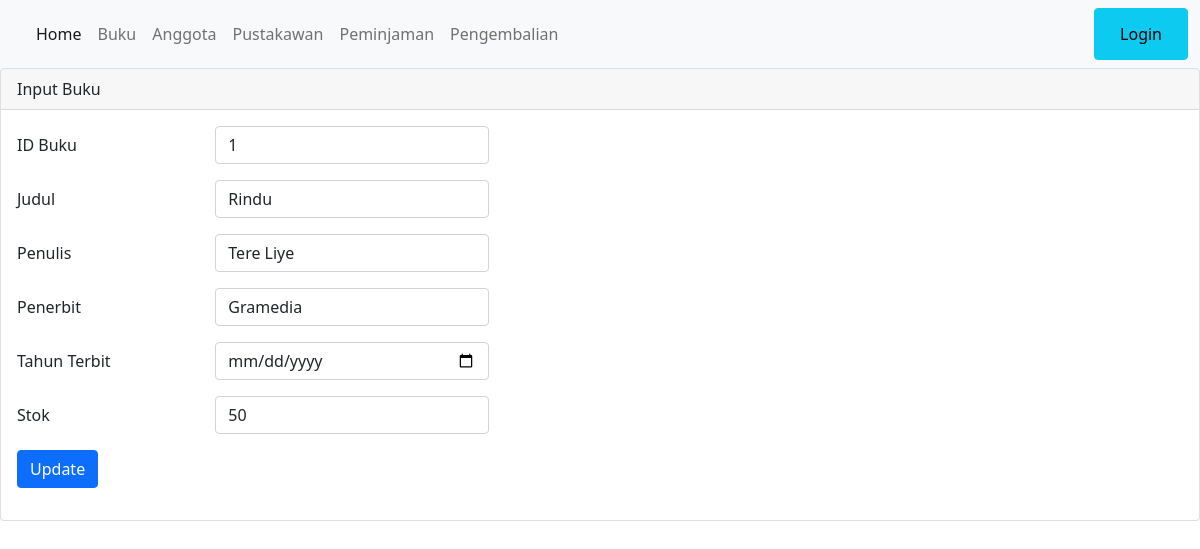
The page /edit_buku.php?id_buku=1 on the database its author committed.
### tables this page shows
CREATE TABLE `buku` (
  `id_buku` varchar(5) NOT NULL,
  `judul` varchar(100) NOT NULL,
  `penulis` varchar(50) NOT NULL,
  `penerbit` varchar(50) NOT NULL,
  `tahun_terbit` date NOT NULL,
  `stok` int(5) NOT NULL
);

### edit_buku.php (the view, shortened to what this page needs)
<?php
include "index.php";
include "koneksi.php";
?>
<div class="card">
    <div class="card-header">
        Input Buku
    </div>
    <div class="card-body">
        <?php
        $id_buku = $_GET['id_buku'];
        $query = mysqli_query($koneksi, "SELECT * FROM buku WHERE id_buku = $id_buku");
        $data = mysqli_fetch_array($query);
        ?>
        <form action="" method="POST">
            <div class="mb-3 row">
                <label class="col-sm-2 col-form-label"> ID Buku </label>
                <div class="col-sm-3">
                    <input type="text" class="form-control" name="id_buku" value="<?php echo $data['id_buku'] ?>">
                </div>
            </div>
            <div class="mb-3 row">
                <label class="col-sm-2 col-form-label"> Judul </label>
                <div class="col-sm-3">
                    <input type="text" class="form-control" name="judul" value="<?php echo $data['judul'] ?>">
                </div>
            </div>
            <div class="mb-3 row">
                <label class="col-sm-2 col-form-label"> Penulis </label>
                <div class="col-sm-3">
                    <input type="text" class="form-control" name="penulis" value="<?php echo $data['penulis'] ?>">
                </div>
            </div>
            <div class="mb-3 row">
                <label class="col-sm-2 col-form-label"> Penerbit </label>
                <div class="col-sm-3">
                    <input type="text" class="form-control" name="penerbit" value="<?php echo $data['penerbit'] ?>">
                </div>
            </div>
            <div class="mb-3 row">
                <label class="col-sm-2 col-form-label"> Tahun Terbit </label>
                <div class="col-sm-3">
                    <input type="date" class="form-control" name="tahun_terbit" value="<?php echo $data['tahun_terbit'] ?>">
                </div>
            </div>
            <div class="mb-3 row">
                <label class="col-sm-2 col-form-label"> Stok </label>
                <div class="col-sm-3">
                    <input type="number" class="form-control" name="stok" value="<?php echo $data['stok'] ?>">
                </div>
            </div>
            <div class="mb-3 row">
                <div class="col-sm-3">
                    <input type="submit" class="btn btn-primary" value="Update" name="update">
                </div>
            </div>
        </form>
    </div>
</div>

### rows shown on the page
buku: id_buku "1", judul "Rindu", penulis "Tere Liye", penerbit "Gramedia", stok "50"
